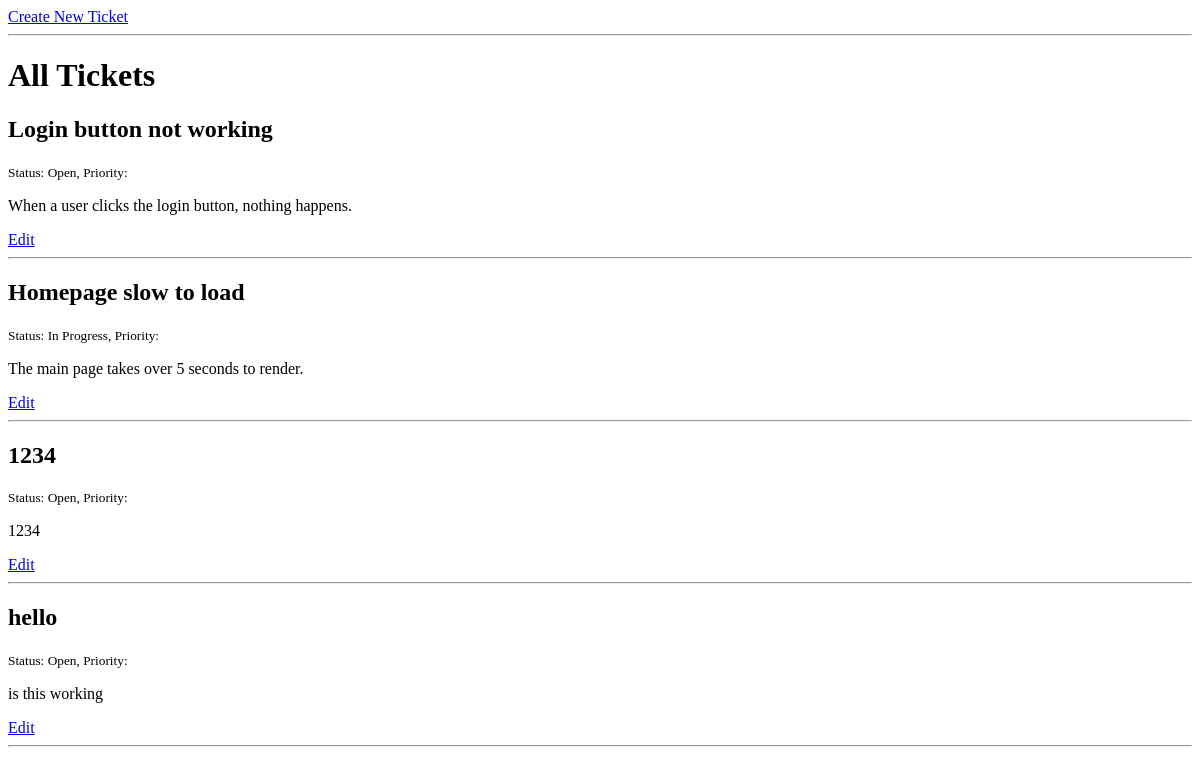
The app's page /, older data.
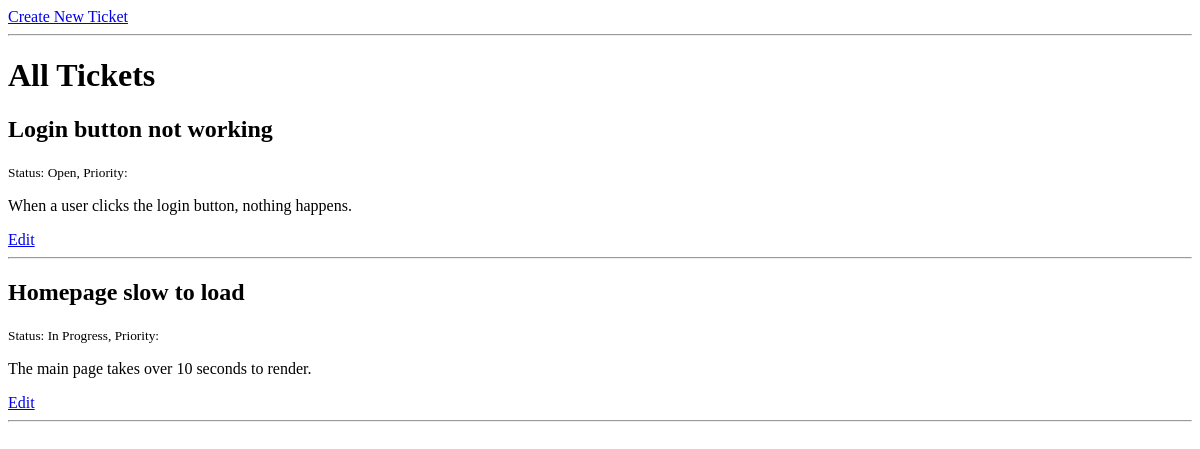
The same page, newer data.
### tables this page shows
CREATE TABLE tickets (
    id INTEGER PRIMARY KEY AUTOINCREMENT,
    created TIMESTAMP NOT NULL DEFAULT CURRENT_TIMESTAMP,
    title TEXT NOT NULL,
    description TEXT NOT NULL,
    status TEXT NOT NULL
);

### app.py (the view)
@app.route('/')
def index():
    conn = get_db_connection()
    tickets = conn.execute('SELECT * FROM tickets').fetchall()
    conn.close()
    return render_template('index.html', tickets=tickets)

### app.py (called while the page is built)
def get_db_connection():
    conn = sqlite3.connect('database.db')
    conn.row_factory = sqlite3.Row
    return conn

### templates/index.html (shortened to what this page needs)
<!DOCTYPE html>
<html lang="en">
    <head>
    </head>
    <body>
        <a href="{{ url_for('create')  }}">Create New Ticket</a>
        <hr>
        <h1>All Tickets</h1>
        {% for ticket in tickets %}
        <div>
            <h2>{{ ticket.title }}</h2>
            <p><small>Status: {{ ticket.status }}, Priority: {{ ticket.priority }}</small></p>
            <p>{{ ticket.description }}</p>
            <a href="{{  url_for('edit', id=ticket.id) }}">Edit</a>
        </div>
        <hr>
        {% endfor %}
    </body>
</html>

Row changes from the older to the newer data that the page shows:
removed tickets: title "1234", status "Open", description "1234"
removed tickets: title "hello", status "Open", description "is this working"
changed tickets "Homepage slow to load": description "The main page takes over 5 seconds to render." → "The main page takes over 10 seconds to render."
